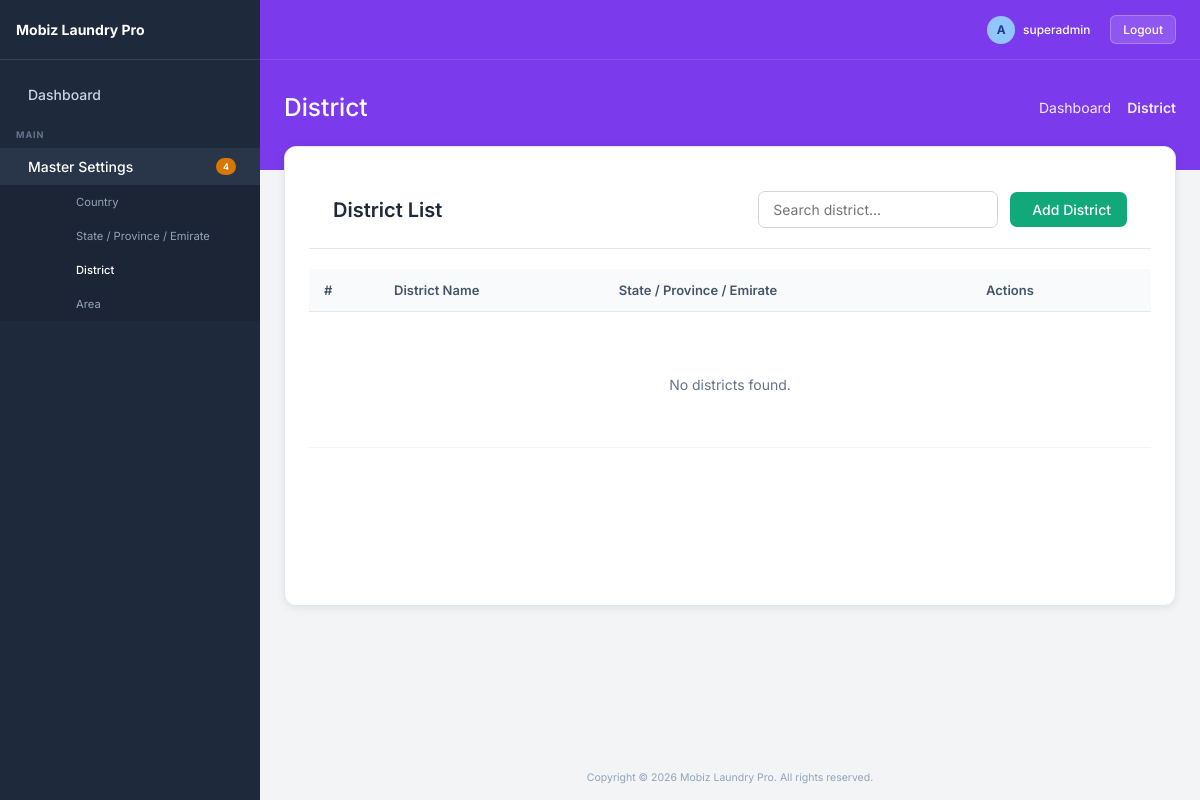
/master/district/, run on an earlier commit of the app's database.
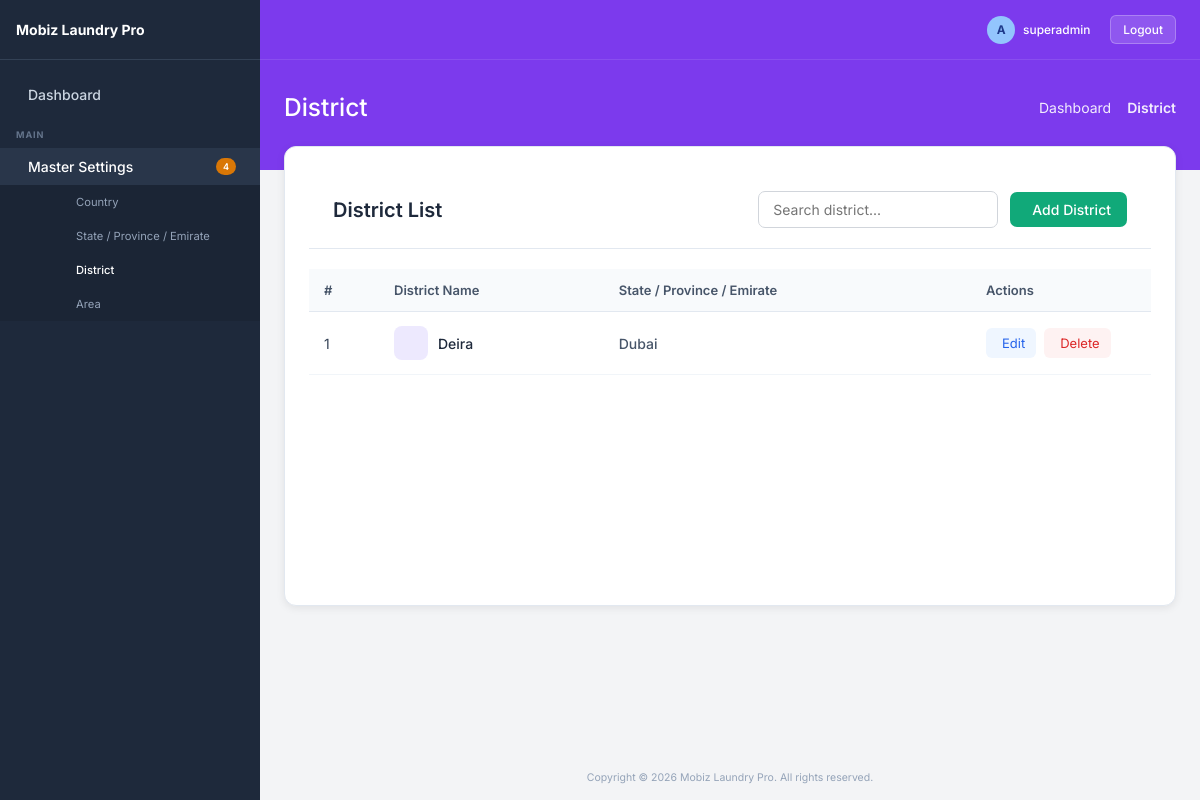
And on a later commit of the database.
### master/models.py (models this page shows, shortened)
class District(models.Model):
    id = models.UUIDField(primary_key=True, default=uuid.uuid4, editable=False)
    state = models.ForeignKey(State, on_delete=models.CASCADE, related_name='districts')
    name = models.CharField(max_length=100)

class State(models.Model):
    id = models.UUIDField(primary_key=True, default=uuid.uuid4, editable=False)
    country = models.ForeignKey(Country, on_delete=models.CASCADE, related_name='states')
    name = models.CharField(max_length=100)

### master/views.py (the view)
# urls.py: path('district/', views.district_list, name='district_list'),
def district_list(request):
    districts = District.objects.select_related(
        'state',
        'state__country'
    ).all().order_by('name')
    return render(
        request,
        'district/list.html',
        {'districts': districts}
    )

### master/templates/district/list.html (shortened to what this page needs)
{% extends 'base.html' %}
{% block page_title %}District{% endblock %}
{% block breadcrumb_active %}District{% endblock %}
{% block content %}
<div class="list-container">
    <div class="list-header">
        <h2 class="list-title">
            District List
        </h2>
        <div class="header-actions">
            <input
                type="text"
                id="districtSearch"
                class="search-box"
                placeholder="Search district..."
            >
            <a href="{% url 'district_create' %}" class="btn-create">
                Add District
            </a>
        </div>
    </div>
    <div class="table-wrapper">
        <table class="district-table" id="districtTable">
            <thead>
                <tr>
                    <th style="width: 70px;">#</th>
                    <th>District Name</th>
                    <th>State / Province / Emirate</th>
                    <th style="width: 180px;">Actions</th>
                </tr>
            </thead>
            <tbody>
                {% for district in districts %}
                <tr>
                    <td>
                        {{ forloop.counter }}
                    </td>
                    <td>
                        <div class="district-name">
                            <span class="district-icon">
                            </span>
                            {{ district.name }}
                        </div>
                    </td>
                    <td>
                        <span class="state-name">
                            {{ district.state.name }}
                        </span>
                    </td>
                    <td>
                        <div class="action-buttons">
                            <a
                                href="{% url 'district_edit' district.id %}"
                                class="btn-edit"
                            >
                                Edit
                            </a>
                            <form
                                method="POST"
                                action="{% url 'district_delete' district.id %}"
                                style="display: inline;"
                            >
                                <button
                                    type="submit"
                                    class="btn-delete"
                                    onclick="return confirm('Are you sure you want to delete this district?');"
                                >
                                    Delete
                                </button>
                            </form>
                        </div>
                    </td>
                </tr>
                {% empty %}
                <tr>
                    <td colspan="4">
                        <div class="empty-message">
                            No districts found.
                        </div>
                    </td>
                </tr>
                {% endfor %}
            </tbody>
        </table>
    </div>
</div>
{% endblock %}

What changed in the data, as far as the page shows it:
added District: name "Deira", state.name "Dubai"
Also different on the page:
text no longer shown: "No districts found."
